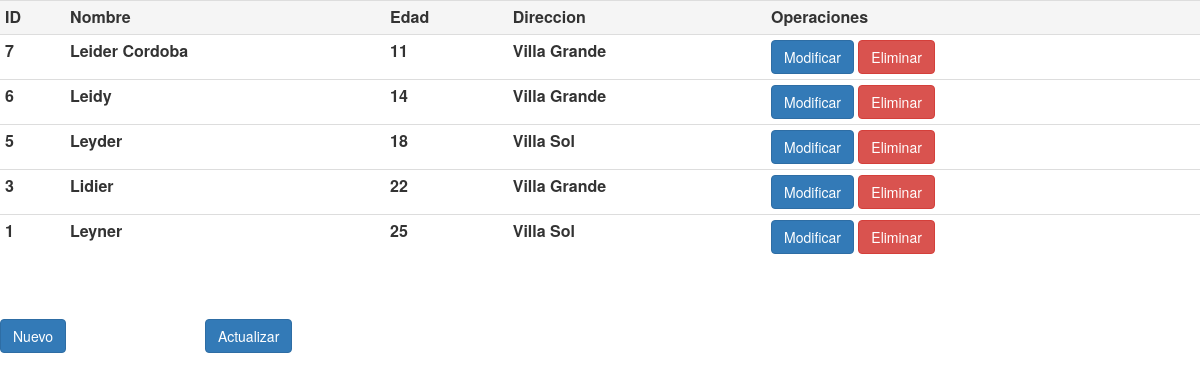
The page / on the database its author committed.
### tables this page shows
CREATE TABLE `estudiante` (
  `id` int(11) NOT NULL,
  `nombre` varchar(22) NOT NULL,
  `edad` int(11) NOT NULL,
  `direccion` varchar(22) NOT NULL
);

### index.php (the view, shortened to what this page needs)
<?php
include ('conexion.php');
?>
<html>
<head>
<link href="https://maxcdn.bootstrapcdn.com/bootstrap/3.3.7/css/bootstrap.min.css" rel="stylesheet">
</head>
<body>
<table class="table table-hover table-stripper table-condensed">
	<tr>
		<th>ID</th>
		<th>Nombre</th>
		<th>Edad</th>
		<th>Direccion</th>
		<th>Operaciones</th>
	</tr>
	<?php
		$cmd = "select * from estudiante order by id desc";
		$query = mysqli_query($con,$cmd);
		while ($dato = mysqli_fetch_array($query)){
			echo '
				<tr>
		<th>'.$dato['id'].'</th>
		<th>'.$dato['nombre'].'</th>
		<th>'.$dato['edad'].'</th>
		<th>'.$dato['direccion'].'</th>
		<th>
		<a href="modificar.php?id='.$dato['id'].'" class="btn btn-primary">Modificar</a>
		<a href="eliminar.php?id='.$dato['id'].'" class="btn btn-danger">Eliminar</a>
		</th>
	</tr>';
		}
	?>
</table>
<br><br>
<div class="main row">
<div class="col-lg-2 col-offset-1">
<a href="nuevo.php" class="btn btn-primary">Nuevo</a>
</div>
<div class="col-lg-2 col-offset-1">
<button class="btn btn-primary">Actualizar</button>
</div>
</div>
</body>
</html>

### rows shown on the page
estudiante: id "7", nombre "Leider Cordoba", edad "11", direccion "Villa Grande"
estudiante: id "6", nombre "Leidy", edad "14", direccion "Villa Grande"
estudiante: id "5", nombre "Leyder", edad "18", direccion "Villa Sol"
estudiante: id "3", nombre "Lidier", edad "22", direccion "Villa Grande"
estudiante: id "1", nombre "Leyner", edad "25", direccion "Villa Sol"
